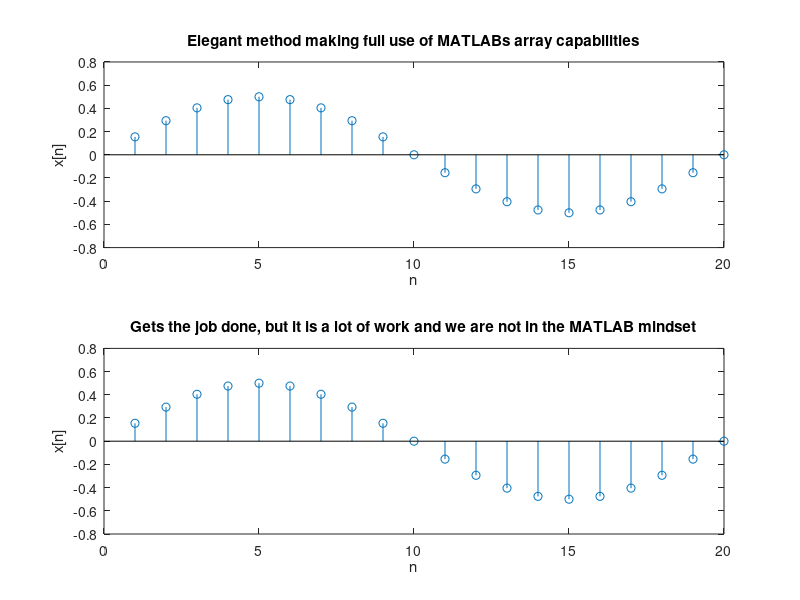

This chart was generated by the following MATLAB code:

clear
n = (1 : 20 );
x1 = sin((2*pi/40) * n) .* cos((2*pi/40) * n);
for index = 1 : 20
% Note: In MATLAB, no need to pre-allocate the array,
% unlike C++ and other high-level programming languages.
  x2(index) = sin((2*pi/40) * index) * cos((2*pi/40) * index);
end
subplot(2,1,1)
stem(n, x1)
title('Elegant method making full use of MATLABs array capabilities')
xlabel('n')
ylabel('x[n]')
subplot(2,1,2)
stem(n, x2)
title('Gets the job done, but it is a lot of work and we are not in the MATLAB mindset')
xlabel('n')
ylabel('x[n]')